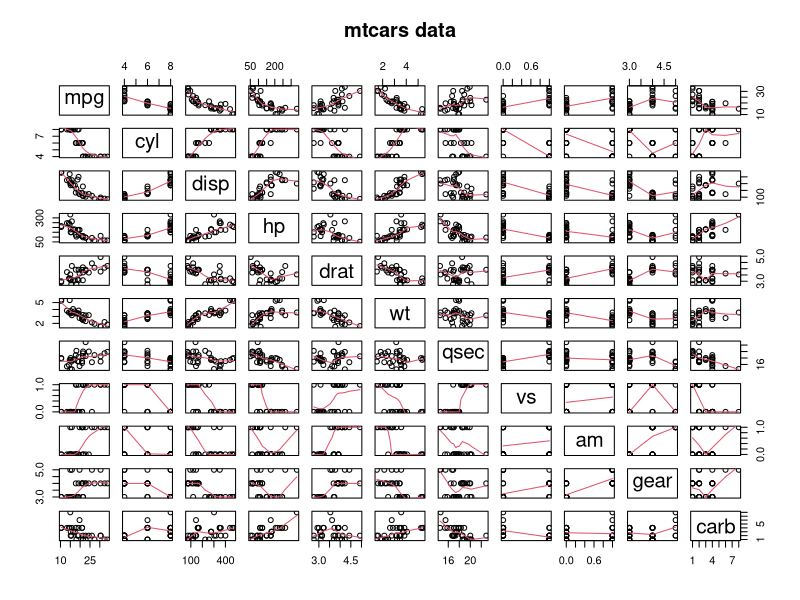
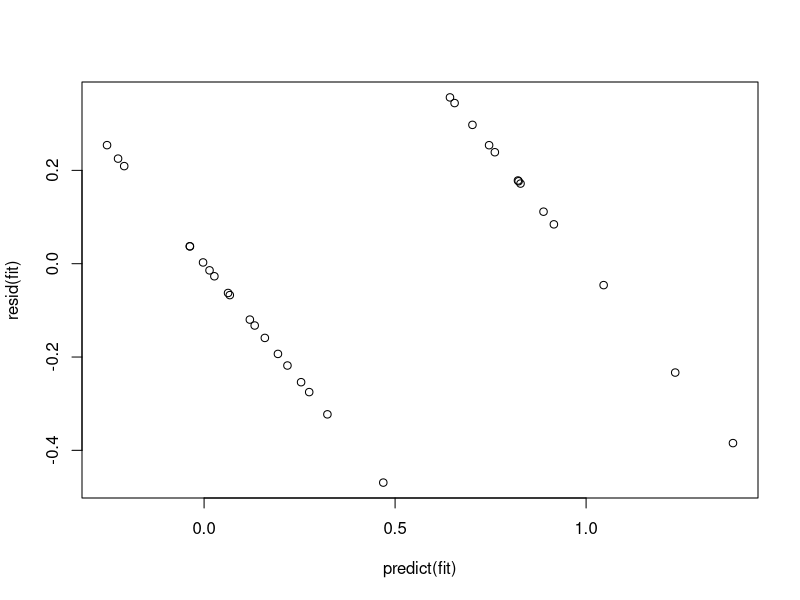
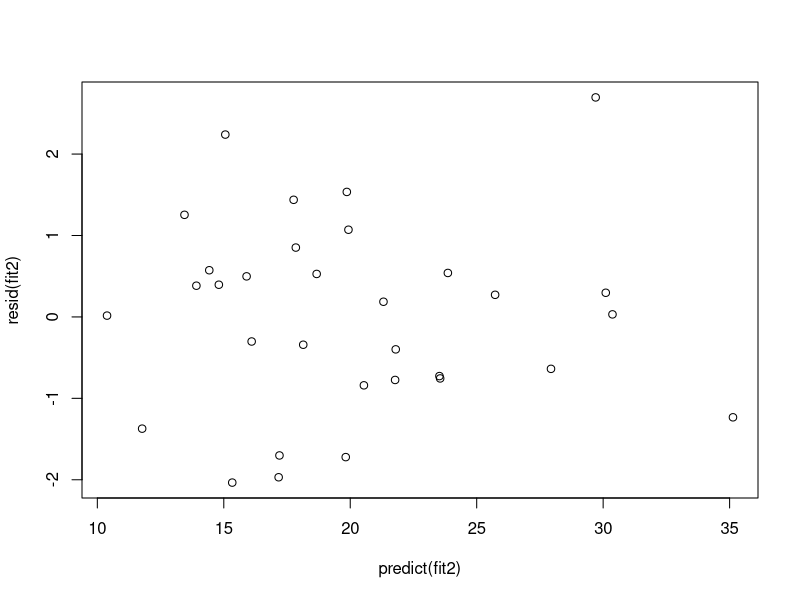

Write the R code that produced these figures, in order. (Note: this script raises an error after producing the figures.)
data(mtcars)

names(mtcars)
str(mtcars)

#try to find first correlations
pairs(mtcars, panel=panel.smooth, main="mtcars data")


summary(lm(am ~ ., data = mtcars))
fit <- lm(am ~ ., data = mtcars)
plot(predict(fit), resid(fit))
dfbetas(fit)
anova(fit) #anova reveals variance relation between values

summary(lm(mpg ~ am*. -1, data = mtcars))
fit2 <- lm(mpg ~ am*., data = mtcars)
plot(predict(fit2), resid(fit2))
anova(fit2) #anova reveals variance relation between values

#Relevant columns: mpg, am
#[, 9]         am	 Transmission (0 = automatic, 1 = manual)

#Try to identify necessary fields
#Adding 1 value
comparative <- function(model, exception){
        
        print(coef(model))
        for (i in 2:11){
                relevants <- c()
                if (!(colnames(mtcars)[i] %in% exception)){
                        print("----------------------------------------------------------------------------------")
                        print(colnames(mtcars)[i])
                        model.test <- with(mtcars, lm(mpg ~ am + mtcars[,i]))
                        print(coef(model.test))
                        print(anova(model, model.test))
                        if (anova(model, model.test)[2,6]< 0.05) {
                                print (paste(colnames(mtcars)[i], " is relevant"))
                                relevans <- rbind(relevants, colnames(mtcars)[i])
                                
                        }
                        else
                                print (paste(colnames(mtcars)[i], " is NOT relevant"))
                }
                
        }
        print(relevants)
}

model <- with(mtcars, lm(mpg ~ am))
comparative(model, c("am"))

anova(model, model.Disp)[2,6]
anova(model, model.Cyl)
anova(model, model.Hp)
anova(model, model.Drat) #Pr(>F) 0.0107 *
anova(model, model.Weight)
anova(model, model.Qsec)
anova(model, model.Gear) #Not interesting P > 0.9651



plot(mtcars$am, mtcars$mpg, pch=19)
lines(mtcars$am,model$fitted, col="black", lwd=3) 


modelAutomatic <- with(mtcars, lm(mpg[mtcars$am ==0] ~ am[mtcars$am ==0]))
modelManual <- with(mtcars, lm(mpg[mtcars$am ==1] ~ am[mtcars$am ==1]))

plot(mtcars$am, mtcars$mpg, pch=19)
points(mtcars$am, mtcars$mpg, pch=19, col=((mtcars$am==0)*1+1))
lines(mtcars$am[mtcars$am ==0],modelAutomatic$fitted, col="black", lwd=3) 
lines(mtcars$am[mtcars$am ==1],modelManual$fitted, col="red", lwd=3)

pairs(mtcars)



automatic <- mtcars[mtcars$am==0,]
automatic.Model <- lm(mpg ~ cyl, data = automatic)
summary(automatic.Model)
plot(automatic.Model)

manual <- mtcars[mtcars$am==1,]
manual.Model <- lm(mpg ~ cyl, data = manual)
summary(manual.Model)

mean(automatic$mpg)
summary(automatic$cyl)
str(automatic$cyl)

mean(manual$mpg)
summary(automatic$cyl)